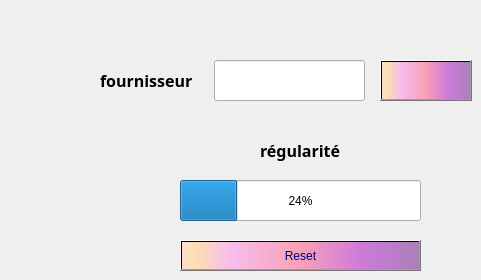
          <widget class="QWidget" name="tab_28">
           <attribute name="title">
            <string>Assiduité</string>
           </attribute>
           <widget class="QPushButton" name="reset_6">
            <property name="geometry">
             <rect>
              <x>180</x>
              <y>240</y>
              <width>241</width>
              <height>31</height>
             </rect>
            </property>
            <property name="styleSheet">
             <string notr="true">background-color: qlineargradient(spread:pad, x1:1, y1:0, x2:1, y2:0, stop:0.919598 rgba(255, 0, 111, 255), stop:0.98 rgba(0, 0, 0, 255), stop:1 rgba(235, 148, 61, 255));
color: rgb(0, 0, 127);
background-color: qlineargradient(spread:pad, x1:0, y1:0, x2:1, y2:0, stop:0.0100503 rgba(252, 222, 204, 255), stop:0.0502513 rgba(254, 223, 175, 255), stop:0.211055 rgba(246, 189, 237, 255), stop:0.487437 rgba(249, 162, 183, 255), stop:0.753769 rgba(206, 122, 218, 255), stop:1 rgba(170, 128, 185, 255));</string>
            </property>
            <property name="text">
             <string>Reset</string>
            </property>
            <property name="icon">
             <iconset>
              <normaloff>:/reset.png</normaloff>:/reset.png</iconset>
            </property>
            <property name="iconSize">
             <size>
              <width>25</width>
              <height>30</height>
             </size>
            </property>
           </widget>
           <widget class="QLineEdit" name="rcpt_5">
            <property name="geometry">
             <rect>
              <x>214</x>
              <y>60</y>
              <width>151</width>
              <height>41</height>
             </rect>
            </property>
           </widget>
           <widget class="QLabel" name="label_72">
            <property name="geometry">
             <rect>
              <x>140</x>
              <y>170</y>
              <width>61</width>
              <height>20</height>
             </rect>
            </property>
            <property name="text">
             <string/>
            </property>
           </widget>
           <widget class="QLabel" name="label_86">
            <property name="geometry">
             <rect>
              <x>100</x>
              <y>60</y>
              <width>101</width>
              <height>41</height>
             </rect>
            </property>
            <property name="font">
             <font>
              <family>Sitka Display</family>
              <pointsize>12</pointsize>
              <bold>true</bold>
             </font>
            </property>
            <property name="text">
             <string>fournisseur</string>
            </property>
           </widget>
           <widget class="QPushButton" name="rechercher_button_7">
            <property name="geometry">
             <rect>
              <x>380</x>
              <y>60</y>
              <width>92</width>
              <height>41</height>
             </rect>
            </property>
            <property name="font">
             <font>
              <pointsize>9</pointsize>
              <bold>true</bold>
             </font>
            </property>
            <property name="styleSheet">
             <string notr="true">background-color: qlineargradient(spread:pad, x1:1, y1:0, x2:1, y2:0, stop:0.919598 rgba(255, 0, 111, 255), stop:0.98 rgba(0, 0, 0, 255), stop:1 rgba(235, 148, 61, 255));
color: rgb(0, 0, 127);
background-color: qlineargradient(spread:pad, x1:0, y1:0, x2:1, y2:0, stop:0.0100503 rgba(252, 222, 204, 255), stop:0.0502513 rgba(254, 223, 175, 255), stop:0.211055 rgba(246, 189, 237, 255), stop:0.487437 rgba(249, 162, 183, 255), stop:0.753769 rgba(206, 122, 218, 255), stop:1 rgba(170, 128, 185, 255));</string>
            </property>
            <property name="text">
             <string/>
            </property>
            <property name="icon">
             <iconset resource="ressouces.qrc">
              <normaloff>:/images/search.png</normaloff>:/images/search.png</iconset>
            </property>
            <property name="iconSize">
             <size>
              <width>50</width>
              <height>30</height>
             </size>
            </property>
           </widget>
           <widget class="QProgressBar" name="progressBar">
            <property name="geometry">
             <rect>
              <x>180</x>
              <y>180</y>
              <width>241</width>
              <height>41</height>
             </rect>
            </property>
            <property name="value">
             <number>24</number>
            </property>
           </widget>
           <widget class="QLabel" name="label_87">
            <property name="geometry">
             <rect>
              <x>260</x>
              <y>130</y>
              <width>101</width>
              <height>41</height>
             </rect>
            </property>
            <property name="font">
             <font>
              <family>Sitka Display</family>
              <pointsize>12</pointsize>
              <bold>true</bold>
             </font>
            </property>
            <property name="text">
             <string>régularité</string>
            </property>
           </widget>
          </widget>
